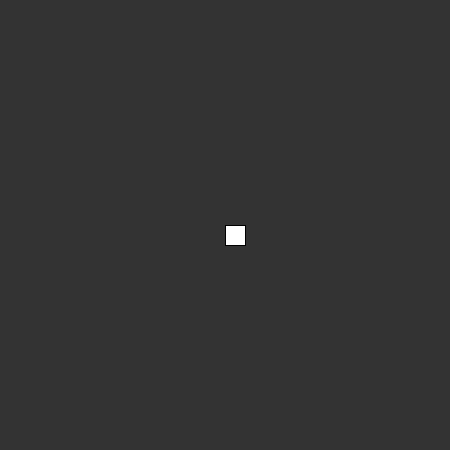
Frame 1 (no input)
Frame 60 (the mouse pressed at the canvas centre just before this capture): identical to frame 1, image omitted
Frame 120 (the mouse held since frame 60 and released just before this capture): identical to frame 1, image omitted

The Processing sketch that drew this single still picture (run headless with seeded random() and noise(); from frame 60 on, the mouse is pressed at the canvas centre):

// Processing sketch: sketch_170831a
// ── sketch_170831a.pde
class Hero{
 int x = width/2; 
 int y = height/2; 
 void show(){
   rect(x, y, 20, 20); 
 }
 void move(int dirx, int diry){
   x += dirx*20; 
   y += diry*20; 
 }
}

Hero myChar; 

void setup(){
 size(450, 450);
 myChar = new Hero(); 
}

void draw(){
  background(51); 
  myChar.show();
}

void keyPressed(){
 if(keyCode == LEFT){
   myChar.move(-1, 0); 
 } 
 else if(keyCode == RIGHT){
   myChar.move(1, 0);
 }
 else if(keyCode == UP){
   myChar.move(0, -1);
 }
 else if(keyCode == DOWN){
   myChar.move(0, 1);
 }
}
